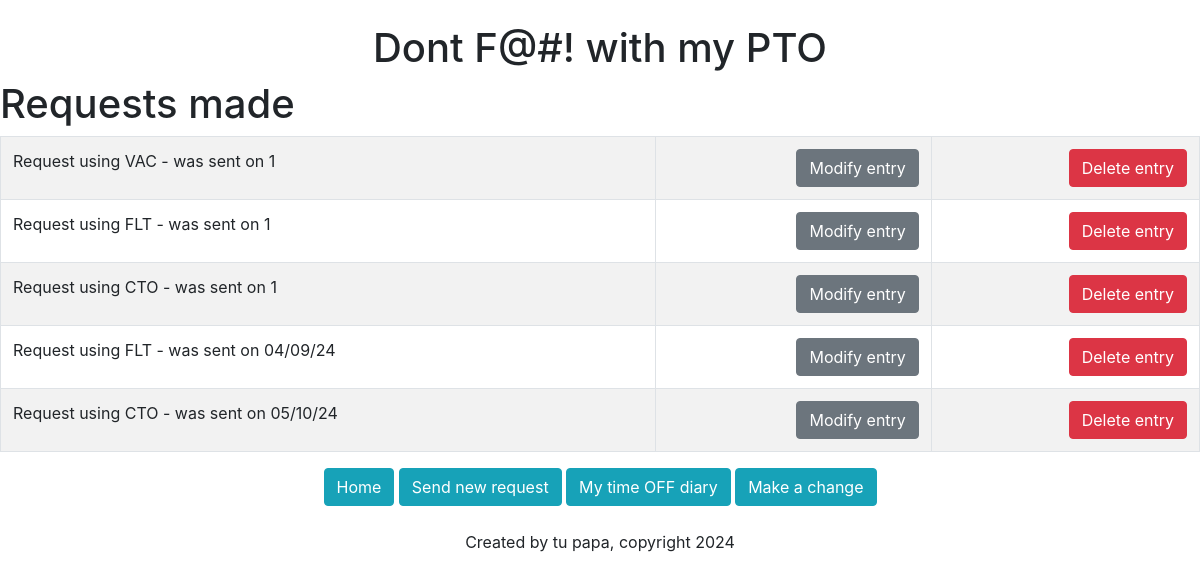
The page /list_request on the database as committed earlier.
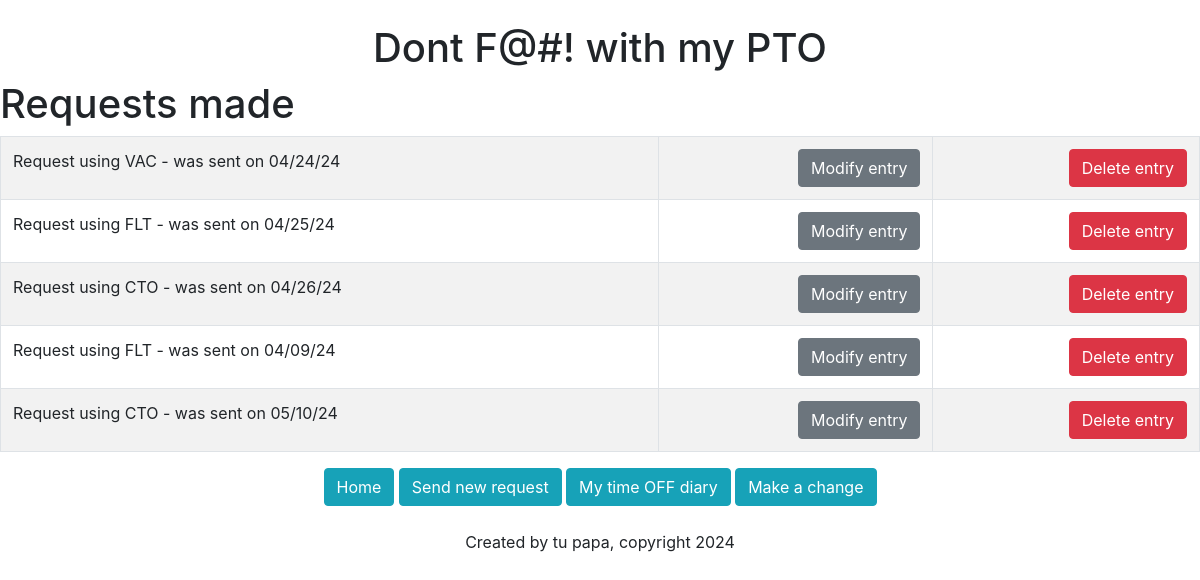
The same page on the database as committed later.
### track/models.py (models this page shows)
class pto_request(models.Model):
    pto = models.ForeignKey(pto_type, blank = True, null = True, on_delete = models.CASCADE)
    pto_type = models.CharField('What are you using: ', max_length = 3)
    was_sent = models.CharField('This request was sent on: ', max_length = 8, null = True)
    date_requested = models.CharField('For what dates (MM/DD/YY): ', max_length = 120)
    hours_used = models.CharField('Total hours requested: ', max_length = 2)
    send_to = models.CharField('supervisorsemail@email1.com, supervisorsemail@email2.com', max_length = 30, null = True)
    notes = models.CharField('Notes', max_length = 120, blank = True)
    def __str__(self):
        return self.pto_type

### track/views.py (the view)
# urls.py: path('list_request', views.list_request, name = 'list_request'),
def list_request(request):
    request_list = pto_request.objects.all()
    return render(request, "track/list_request.html", {'request_list': request_list})

### track/templates/track/list_request.html (shortened to what this page needs)
{% extends 'track/base.html' %}
{% block content %}
        <h1>Requests made</h1>
        <table class = "table table-striped table-hover table-bordered">
            {% for item in request_list %}
            <tr>
                <td>
                    Request using  {{ item }}</a>
                     - was sent on {{item.was_sent}}</a></br>
                    <td align="right">
                        <a href="{% url 'update_request' item.id %}" class="btn btn-secondary">
                        Modify entry</a>
                    </td>
                    <td align="right">
                        <a href="{% url 'delete_request' item.id %}" class="btn btn-danger">
                        Delete entry</a></td>
                    </td>
            </tr>
            {% endfor %}
        </table>
{% endblock %}

Rows that differ between the two databases and show on the page:
changed pto_request "VAC": was_sent "1" → "04/24/24"
changed pto_request (number 2 of 5 on the later page): was_sent "1" → "04/25/24"
changed pto_request (number 3 of 5 on the later page): was_sent "1" → "04/26/24"
